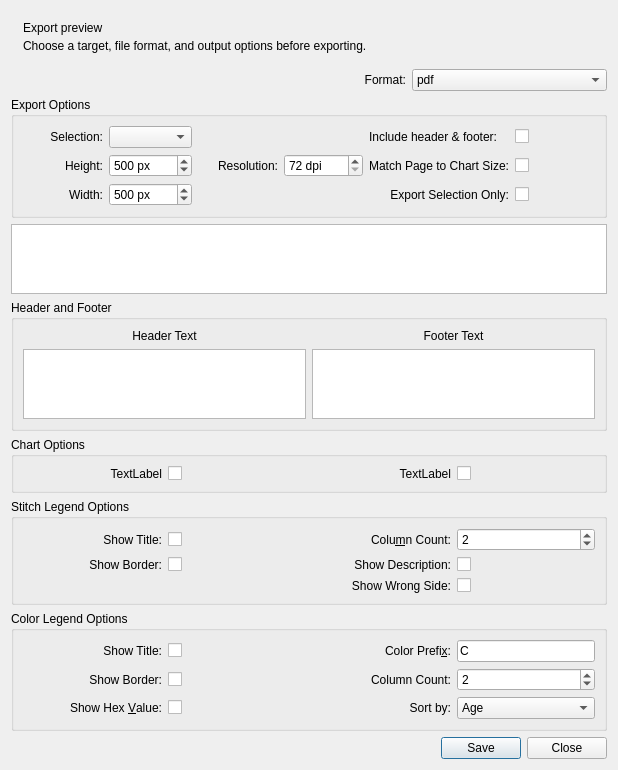
<?xml version="1.0" encoding="UTF-8"?>
<ui version="4.0">
 <class>ExportDialog</class>
 <widget class="QDialog" name="ExportDialog">
  <property name="geometry">
   <rect>
    <x>0</x>
    <y>0</y>
    <width>618</width>
    <height>688</height>
   </rect>
  </property>
  <property name="windowTitle">
   <string>Export Charts and Legends</string>
  </property>
  <layout class="QGridLayout" name="gridLayout_4">
   <item row="0" column="0" colspan="3">
    <widget class="QWidget" name="exportSummaryCard">
     <layout class="QVBoxLayout" name="verticalLayout">
      <property name="spacing">
       <number>4</number>
      </property>
      <property name="leftMargin">
       <number>12</number>
      </property>
      <property name="topMargin">
       <number>10</number>
      </property>
      <property name="rightMargin">
       <number>12</number>
      </property>
      <property name="bottomMargin">
       <number>10</number>
      </property>
      <item>
       <widget class="QLabel" name="exportSummaryTitle">
        <property name="dialogRole" stdset="0">
         <string>title</string>
        </property>
        <property name="text">
         <string>Export preview</string>
        </property>
       </widget>
      </item>
      <item>
       <widget class="QLabel" name="exportSummaryHint">
        <property name="dialogRole" stdset="0">
         <string>hint</string>
        </property>
        <property name="wordWrap">
         <bool>true</bool>
        </property>
        <property name="text">
         <string>Choose a target, file format, and output options before exporting.</string>
        </property>
       </widget>
      </item>
     </layout>
    </widget>
   </item>
   <item row="1" column="2">
    <widget class="QComboBox" name="fileType">
     <property name="sizePolicy">
      <sizepolicy hsizetype="Minimum" vsizetype="Fixed">
       <horstretch>0</horstretch>
       <verstretch>0</verstretch>
      </sizepolicy>
     </property>
     <item>
      <property name="text">
       <string>pdf</string>
      </property>
     </item>
     <item>
      <property name="text">
       <string>svg</string>
      </property>
     </item>
     <item>
      <property name="text">
       <string>jpeg</string>
      </property>
     </item>
     <item>
      <property name="text">
       <string>png</string>
      </property>
     </item>
     <item>
      <property name="text">
       <string>tiff</string>
      </property>
     </item>
     <item>
      <property name="text">
       <string>bmp</string>
      </property>
     </item>
    </widget>
   </item>
   <item row="2" column="0" colspan="3">
    <widget class="QGroupBox" name="optionsGroupBox">
     <property name="enabled">
      <bool>true</bool>
     </property>
     <property name="title">
      <string>Export Options</string>
     </property>
     <layout class="QGridLayout" name="gridLayout_3">
      <item row="2" column="1">
       <widget class="QSpinBox" name="width">
        <property name="suffix">
         <string> px</string>
        </property>
        <property name="minimum">
         <number>10</number>
        </property>
        <property name="maximum">
         <number>100000</number>
        </property>
        <property name="value">
         <number>500</number>
        </property>
       </widget>
      </item>
      <item row="1" column="0">
       <widget class="QLabel" name="heightLbl">
        <property name="text">
         <string>Height:</string>
        </property>
        <property name="alignment">
         <set>Qt::AlignRight|Qt::AlignTrailing|Qt::AlignVCenter</set>
        </property>
        <property name="buddy">
         <cstring>height</cstring>
        </property>
       </widget>
      </item>
      <item row="1" column="2">
       <widget class="QLabel" name="resolutionLbl">
        <property name="text">
         <string>Resolution:</string>
        </property>
        <property name="alignment">
         <set>Qt::AlignRight|Qt::AlignTrailing|Qt::AlignVCenter</set>
        </property>
        <property name="buddy">
         <cstring>resolution</cstring>
        </property>
       </widget>
      </item>
      <item row="1" column="1">
       <widget class="QSpinBox" name="height">
        <property name="suffix">
         <string> px</string>
        </property>
        <property name="minimum">
         <number>10</number>
        </property>
        <property name="maximum">
         <number>100000</number>
        </property>
        <property name="value">
         <number>500</number>
        </property>
       </widget>
      </item>
      <item row="0" column="0">
       <widget class="QLabel" name="selectionLbl">
        <property name="text">
         <string>Selection:</string>
        </property>
        <property name="alignment">
         <set>Qt::AlignRight|Qt::AlignTrailing|Qt::AlignVCenter</set>
        </property>
        <property name="buddy">
         <cstring>chartSelection</cstring>
        </property>
       </widget>
      </item>
      <item row="1" column="4">
       <widget class="QLabel" name="pageSizeLbl">
        <property name="text">
         <string>Match Page to Chart Size:</string>
        </property>
        <property name="alignment">
         <set>Qt::AlignRight|Qt::AlignTrailing|Qt::AlignVCenter</set>
        </property>
        <property name="buddy">
         <cstring>pageToChartSize</cstring>
        </property>
       </widget>
      </item>
      <item row="1" column="5">
       <widget class="QCheckBox" name="pageToChartSize">
        <property name="text">
         <string/>
        </property>
       </widget>
      </item>
      <item row="0" column="1">
       <widget class="QComboBox" name="chartSelection"/>
      </item>
      <item row="2" column="0">
       <widget class="QLabel" name="widthLbl">
        <property name="text">
         <string>Width:</string>
        </property>
        <property name="alignment">
         <set>Qt::AlignRight|Qt::AlignTrailing|Qt::AlignVCenter</set>
        </property>
        <property name="buddy">
         <cstring>width</cstring>
        </property>
       </widget>
      </item>
      <item row="1" column="3">
       <widget class="QSpinBox" name="resolution">
        <property name="suffix">
         <string> dpi</string>
        </property>
        <property name="minimum">
         <number>72</number>
        </property>
        <property name="maximum">
         <number>300</number>
        </property>
       </widget>
      </item>
      <item row="2" column="4">
       <widget class="QLabel" name="selectionOnlyLbl">
        <property name="text">
         <string>Export Selection Only:</string>
        </property>
        <property name="alignment">
         <set>Qt::AlignRight|Qt::AlignTrailing|Qt::AlignVCenter</set>
        </property>
       </widget>
      </item>
      <item row="2" column="5">
       <widget class="QCheckBox" name="selectionOnly">
        <property name="text">
         <string/>
        </property>
       </widget>
      </item>
      <item row="0" column="5">
       <widget class="QCheckBox" name="headerFooter">
        <property name="text">
         <string/>
        </property>
       </widget>
      </item>
      <item row="0" column="2" colspan="2">
       <spacer name="horizontalSpacer">
        <property name="orientation">
         <enum>Qt::Horizontal</enum>
        </property>
        <property name="sizeHint" stdset="0">
         <size>
          <width>40</width>
          <height>20</height>
         </size>
        </property>
       </spacer>
      </item>
      <item row="0" column="4">
       <widget class="QLabel" name="headerFooterLbl">
        <property name="text">
         <string>Include header &amp; footer:</string>
        </property>
       </widget>
      </item>
     </layout>
    </widget>
   </item>
   <item row="7" column="0" colspan="3">
    <widget class="QGroupBox" name="colorLegendOptions">
     <property name="title">
      <string>Color Legend Options</string>
     </property>
     <layout class="QGridLayout" name="gridLayout">
      <item row="3" column="1">
       <widget class="QCheckBox" name="colorHexValue">
        <property name="text">
         <string/>
        </property>
       </widget>
      </item>
      <item row="1" column="3">
       <widget class="QLineEdit" name="colorPrefix">
        <property name="sizePolicy">
         <sizepolicy hsizetype="Minimum" vsizetype="Fixed">
          <horstretch>0</horstretch>
          <verstretch>0</verstretch>
         </sizepolicy>
        </property>
        <property name="text">
         <string>C</string>
        </property>
       </widget>
      </item>
      <item row="1" column="2">
       <widget class="QLabel" name="label">
        <property name="text">
         <string>Color Prefi&amp;x:</string>
        </property>
        <property name="alignment">
         <set>Qt::AlignRight|Qt::AlignTrailing|Qt::AlignVCenter</set>
        </property>
        <property name="buddy">
         <cstring>colorPrefix</cstring>
        </property>
       </widget>
      </item>
      <item row="2" column="3">
       <widget class="QSpinBox" name="colorColumns">
        <property name="minimum">
         <number>1</number>
        </property>
        <property name="maximum">
         <number>10</number>
        </property>
        <property name="value">
         <number>2</number>
        </property>
       </widget>
      </item>
      <item row="2" column="2">
       <widget class="QLabel" name="label_2">
        <property name="text">
         <string>Column Count:</string>
        </property>
        <property name="alignment">
         <set>Qt::AlignRight|Qt::AlignTrailing|Qt::AlignVCenter</set>
        </property>
        <property name="buddy">
         <cstring>colorColumns</cstring>
        </property>
       </widget>
      </item>
      <item row="3" column="3">
       <widget class="QComboBox" name="colorSortBy">
        <item>
         <property name="text">
          <string>Age</string>
         </property>
        </item>
        <item>
         <property name="text">
          <string>Color</string>
         </property>
        </item>
        <item>
         <property name="text">
          <string>Quantity</string>
         </property>
        </item>
       </widget>
      </item>
      <item row="3" column="2">
       <widget class="QLabel" name="colorSortByLbl">
        <property name="text">
         <string>Sort by:</string>
        </property>
        <property name="alignment">
         <set>Qt::AlignRight|Qt::AlignTrailing|Qt::AlignVCenter</set>
        </property>
        <property name="buddy">
         <cstring>colorSortBy</cstring>
        </property>
       </widget>
      </item>
      <item row="1" column="0">
       <widget class="QLabel" name="label_10">
        <property name="text">
         <string>Show Title:</string>
        </property>
        <property name="alignment">
         <set>Qt::AlignRight|Qt::AlignTrailing|Qt::AlignVCenter</set>
        </property>
        <property name="buddy">
         <cstring>colorTitle</cstring>
        </property>
       </widget>
      </item>
      <item row="2" column="0">
       <widget class="QLabel" name="label_11">
        <property name="text">
         <string>Show Border:</string>
        </property>
        <property name="alignment">
         <set>Qt::AlignRight|Qt::AlignTrailing|Qt::AlignVCenter</set>
        </property>
        <property name="buddy">
         <cstring>colorBorder</cstring>
        </property>
       </widget>
      </item>
      <item row="3" column="0">
       <widget class="QLabel" name="label_12">
        <property name="text">
         <string>Show Hex &amp;Value:</string>
        </property>
        <property name="alignment">
         <set>Qt::AlignRight|Qt::AlignTrailing|Qt::AlignVCenter</set>
        </property>
        <property name="buddy">
         <cstring>colorHexValue</cstring>
        </property>
       </widget>
      </item>
      <item row="2" column="1">
       <widget class="QCheckBox" name="colorBorder">
        <property name="text">
         <string/>
        </property>
       </widget>
      </item>
      <item row="1" column="1">
       <widget class="QCheckBox" name="colorTitle">
        <property name="text">
         <string/>
        </property>
       </widget>
      </item>
     </layout>
    </widget>
   </item>
   <item row="1" column="1">
    <widget class="QLabel" name="fileTypeLbl">
     <property name="text">
      <string>Format:</string>
     </property>
     <property name="alignment">
      <set>Qt::AlignRight|Qt::AlignTrailing|Qt::AlignVCenter</set>
     </property>
     <property name="buddy">
      <cstring>fileType</cstring>
     </property>
    </widget>
   </item>
   <item row="8" column="0" colspan="3">
    <widget class="QDialogButtonBox" name="buttonBox">
     <property name="orientation">
      <enum>Qt::Horizontal</enum>
     </property>
     <property name="standardButtons">
      <set>QDialogButtonBox::Close|QDialogButtonBox::Save</set>
     </property>
    </widget>
   </item>
   <item row="3" column="0" colspan="3">
    <widget class="QGraphicsView" name="view">
     <property name="interactive">
      <bool>false</bool>
     </property>
    </widget>
   </item>
   <item row="6" column="0" colspan="3">
    <widget class="QGroupBox" name="stitchLegendOptions">
     <property name="title">
      <string>Stitch Legend Options</string>
     </property>
     <layout class="QGridLayout" name="gridLayout_2">
      <item row="0" column="2">
       <widget class="QLabel" name="label_4">
        <property name="text">
         <string>Colu&amp;mn Count:</string>
        </property>
        <property name="alignment">
         <set>Qt::AlignRight|Qt::AlignTrailing|Qt::AlignVCenter</set>
        </property>
        <property name="buddy">
         <cstring>stitchColumns</cstring>
        </property>
       </widget>
      </item>
      <item row="0" column="3">
       <widget class="QSpinBox" name="stitchColumns">
        <property name="minimum">
         <number>1</number>
        </property>
        <property name="maximum">
         <number>10</number>
        </property>
        <property name="value">
         <number>2</number>
        </property>
       </widget>
      </item>
      <item row="0" column="0">
       <widget class="QLabel" name="label_7">
        <property name="text">
         <string>Show Title:</string>
        </property>
        <property name="alignment">
         <set>Qt::AlignRight|Qt::AlignTrailing|Qt::AlignVCenter</set>
        </property>
        <property name="buddy">
         <cstring>stitchTitle</cstring>
        </property>
       </widget>
      </item>
      <item row="0" column="1">
       <widget class="QCheckBox" name="stitchTitle">
        <property name="text">
         <string/>
        </property>
       </widget>
      </item>
      <item row="2" column="1">
       <widget class="QCheckBox" name="stitchBorder">
        <property name="text">
         <string/>
        </property>
       </widget>
      </item>
      <item row="2" column="0">
       <widget class="QLabel" name="label_8">
        <property name="text">
         <string>Show Border:</string>
        </property>
        <property name="alignment">
         <set>Qt::AlignRight|Qt::AlignTrailing|Qt::AlignVCenter</set>
        </property>
        <property name="buddy">
         <cstring>stitchBorder</cstring>
        </property>
       </widget>
      </item>
      <item row="3" column="3">
       <widget class="QCheckBox" name="showStitchWrongSide">
        <property name="text">
         <string/>
        </property>
       </widget>
      </item>
      <item row="3" column="2">
       <widget class="QLabel" name="showStitchWrongSideLbl">
        <property name="text">
         <string>Show Wrong Side:</string>
        </property>
        <property name="alignment">
         <set>Qt::AlignRight|Qt::AlignTrailing|Qt::AlignVCenter</set>
        </property>
        <property name="buddy">
         <cstring>showStitchWrongSide</cstring>
        </property>
       </widget>
      </item>
      <item row="2" column="2">
       <widget class="QLabel" name="label_9">
        <property name="text">
         <string>Show Description:</string>
        </property>
        <property name="alignment">
         <set>Qt::AlignRight|Qt::AlignTrailing|Qt::AlignVCenter</set>
        </property>
        <property name="buddy">
         <cstring>showStitchDescription</cstring>
        </property>
       </widget>
      </item>
      <item row="2" column="3">
       <widget class="QCheckBox" name="showStitchDescription">
        <property name="text">
         <string/>
        </property>
       </widget>
      </item>
     </layout>
    </widget>
   </item>
   <item row="5" column="0" colspan="3">
    <widget class="QGroupBox" name="chartOptions">
     <property name="title">
      <string>Chart Options</string>
     </property>
     <layout class="QGridLayout" name="gridLayout_5">
      <item row="0" column="1">
       <widget class="QCheckBox" name="checkBox">
        <property name="text">
         <string/>
        </property>
       </widget>
      </item>
      <item row="0" column="0">
       <widget class="QLabel" name="label_13">
        <property name="text">
         <string>TextLabel</string>
        </property>
        <property name="alignment">
         <set>Qt::AlignRight|Qt::AlignTrailing|Qt::AlignVCenter</set>
        </property>
       </widget>
      </item>
      <item row="0" column="2">
       <widget class="QLabel" name="label_14">
        <property name="text">
         <string>TextLabel</string>
        </property>
        <property name="alignment">
         <set>Qt::AlignRight|Qt::AlignTrailing|Qt::AlignVCenter</set>
        </property>
       </widget>
      </item>
      <item row="0" column="3">
       <widget class="QCheckBox" name="checkBox_2">
        <property name="text">
         <string/>
        </property>
       </widget>
      </item>
     </layout>
    </widget>
   </item>
   <item row="4" column="0" colspan="3">
    <widget class="QGroupBox" name="headerFooterLayout">
     <property name="sizePolicy">
      <sizepolicy hsizetype="Preferred" vsizetype="Maximum">
       <horstretch>0</horstretch>
       <verstretch>0</verstretch>
      </sizepolicy>
     </property>
     <property name="title">
      <string>Header and Footer</string>
     </property>
     <layout class="QGridLayout" name="gridLayout_6">
      <item row="1" column="0">
       <widget class="QPlainTextEdit" name="headerEdit"/>
      </item>
      <item row="1" column="1">
       <widget class="QPlainTextEdit" name="footerEdit"/>
      </item>
      <item row="0" column="0">
       <widget class="QLabel" name="label_3">
        <property name="text">
         <string>Header Text</string>
        </property>
        <property name="alignment">
         <set>Qt::AlignCenter</set>
        </property>
       </widget>
      </item>
      <item row="0" column="1">
       <widget class="QLabel" name="label_5">
        <property name="text">
         <string>Footer Text</string>
        </property>
        <property name="alignment">
         <set>Qt::AlignCenter</set>
        </property>
       </widget>
      </item>
     </layout>
    </widget>
   </item>
  </layout>
 </widget>
 <tabstops>
  <tabstop>fileType</tabstop>
  <tabstop>chartSelection</tabstop>
  <tabstop>height</tabstop>
  <tabstop>width</tabstop>
  <tabstop>resolution</tabstop>
  <tabstop>pageToChartSize</tabstop>
  <tabstop>view</tabstop>
  <tabstop>checkBox</tabstop>
  <tabstop>checkBox_2</tabstop>
  <tabstop>stitchTitle</tabstop>
  <tabstop>stitchBorder</tabstop>
  <tabstop>stitchColumns</tabstop>
  <tabstop>showStitchDescription</tabstop>
  <tabstop>showStitchWrongSide</tabstop>
  <tabstop>colorTitle</tabstop>
  <tabstop>colorBorder</tabstop>
  <tabstop>colorHexValue</tabstop>
  <tabstop>colorPrefix</tabstop>
  <tabstop>colorColumns</tabstop>
  <tabstop>colorSortBy</tabstop>
  <tabstop>buttonBox</tabstop>
 </tabstops>
 <resources/>
 <connections/>
</ui>
